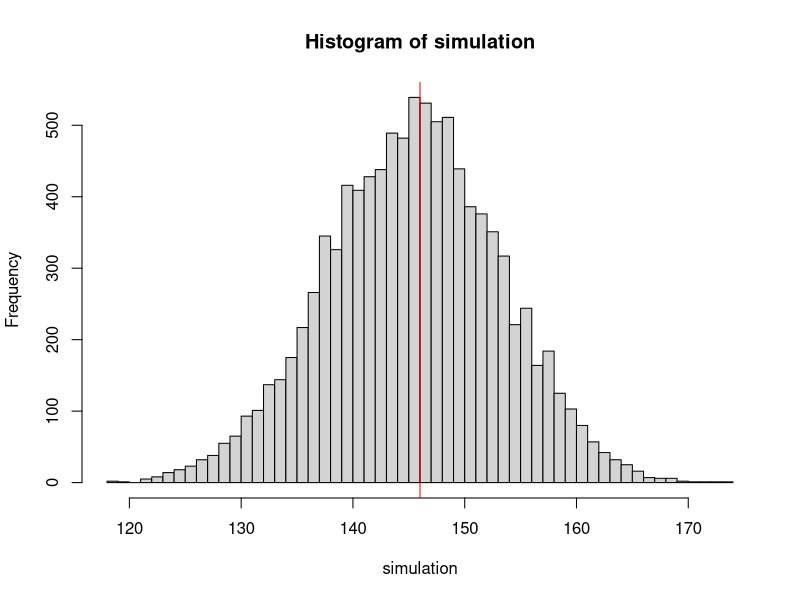

Write the R code that produced this figure.
df <- read.csv("no+mordidas.csv")

bites_1 <- df$bites_month_1
bites_2 <- df$bites_month_2
data <- c(bites_1, bites_2)


n_data <- length(data)
n_bites <- sum(data)
p_grid <- seq(from = 0, to = 1, length.out = n_data)
prior <- rep(1, n_data)
likelihood <- dbinom(x = n_bites, size = n_data, prob = p_grid)
posterior <- likelihood * prior
posterior_std <- posterior / sum(posterior)
p <- p_grid[which.max(posterior_std)]
cat(
  "max posterior:", max(posterior_std),
  "\np:", p, "\n"
)

# simulation <- rbinom(n = 1e4, size = 500, prob = p)
# hist(simulation, breaks = seq(from = min(simulation), to = max(simulation)))
# abline(v = 248, col = "red")

bit_again <- bites_2[bites_1]
n_bites <- sum(bit_again)
posterior <- dbeta(p_grid, n_bites + 1, length(bites_2) - n_bites + 1)
p <- p_grid[which.max(posterior)]
print(p)
cat("length(bites_1) = ", length(bites_1), "\n", sep = "")

simulation <- rbinom(n = 1e4, size = 250, prob = p)
hist(simulation, breaks = seq(from = min(simulation), to = max(simulation)))
abline(v = n_bites, col = "red")
